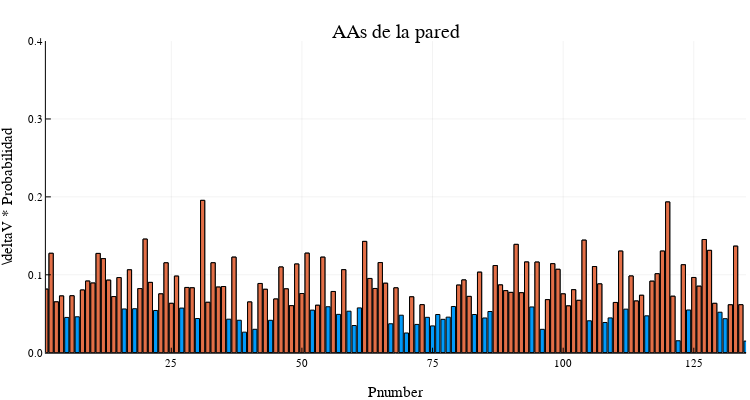

This figure's notebook cell:
### Markdown cell above
## AAs de la pared

### Code cell
tmp = abs.(xyz_vgv_4xcp)
tmp_ = copy(tmp)
tmp_[tmp_ .< .06] .= 0.;

bar(tmp,
    xlims = (1, 135), ylims = (0, .4),
    yaxis = "\\deltaV * Probabilidad", xaxis = "Pnumber", title = "AAs de la pared",
    legend = false, size = (750, 400))
bar!(tmp_)
